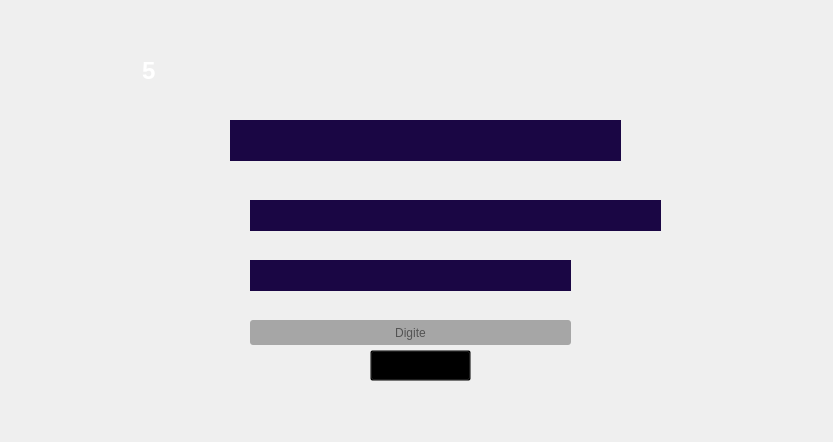
<?xml version="1.0" encoding="UTF-8"?>
<ui version="4.0">
 <class>MainWindow</class>
 <widget class="QMainWindow" name="MainWindow">
  <property name="geometry">
   <rect>
    <x>0</x>
    <y>0</y>
    <width>833</width>
    <height>442</height>
   </rect>
  </property>
  <property name="windowTitle">
   <string>Forca</string>
  </property>
  <widget class="QWidget" name="centralwidget">
   <widget class="QLabel" name="label">
    <property name="geometry">
     <rect>
      <x>0</x>
      <y>0</y>
      <width>841</width>
      <height>441</height>
     </rect>
    </property>
    <property name="text">
     <string/>
    </property>
    <property name="pixmap">
     <pixmap>../imagens/tela_forca.png</pixmap>
    </property>
    <property name="scaledContents">
     <bool>true</bool>
    </property>
   </widget>
   <widget class="QTextBrowser" name="Browser_vida">
    <property name="geometry">
     <rect>
      <x>138</x>
      <y>53</y>
      <width>41</width>
      <height>41</height>
     </rect>
    </property>
    <property name="styleSheet">
     <string notr="true">background-color: rgba(0, 0, 0, 0);
color: rgb(255, 255, 255);
border: solid;
font: 87 20pt &quot;72 Black&quot;;</string>
    </property>
    <property name="html">
     <string>&lt;!DOCTYPE HTML PUBLIC &quot;-//W3C//DTD HTML 4.0//EN&quot; &quot;http://www.w3.org/TR/REC-html40/strict.dtd&quot;&gt;
&lt;html&gt;&lt;head&gt;&lt;meta name=&quot;qrichtext&quot; content=&quot;1&quot; /&gt;&lt;style type=&quot;text/css&quot;&gt;
p, li { white-space: pre-wrap; }
&lt;/style&gt;&lt;/head&gt;&lt;body style=&quot; font-family:'72 Black'; font-size:20pt; font-weight:80; font-style:normal;&quot;&gt;
&lt;p style=&quot; margin-top:0px; margin-bottom:0px; margin-left:0px; margin-right:0px; -qt-block-indent:0; text-indent:0px;&quot;&gt;&lt;span style=&quot; font-family:'MS Shell Dlg 2'; font-size:18pt; font-weight:600; color:#ffffff;&quot;&gt;5&lt;/span&gt;&lt;/p&gt;&lt;/body&gt;&lt;/html&gt;</string>
    </property>
   </widget>
   <widget class="QTextBrowser" name="Browser_dica">
    <property name="geometry">
     <rect>
      <x>250</x>
      <y>200</y>
      <width>411</width>
      <height>31</height>
     </rect>
    </property>
    <property name="styleSheet">
     <string notr="true">background-color: rgb(26, 6, 68);
border: solid;
font: 87 10pt &quot;72 Black&quot;;
color: rgb(255, 255, 255);</string>
    </property>
    <property name="html">
     <string>&lt;!DOCTYPE HTML PUBLIC &quot;-//W3C//DTD HTML 4.0//EN&quot; &quot;http://www.w3.org/TR/REC-html40/strict.dtd&quot;&gt;
&lt;html&gt;&lt;head&gt;&lt;meta name=&quot;qrichtext&quot; content=&quot;1&quot; /&gt;&lt;style type=&quot;text/css&quot;&gt;
p, li { white-space: pre-wrap; }
&lt;/style&gt;&lt;/head&gt;&lt;body style=&quot; font-family:'72 Black'; font-size:10pt; font-weight:80; font-style:normal;&quot;&gt;
&lt;p style=&quot;-qt-paragraph-type:empty; margin-top:0px; margin-bottom:0px; margin-left:0px; margin-right:0px; -qt-block-indent:0; text-indent:0px; font-family:'MS Shell Dlg 2'; font-size:8.25pt; font-weight:400;&quot;&gt;&lt;br /&gt;&lt;/p&gt;&lt;/body&gt;&lt;/html&gt;</string>
    </property>
   </widget>
   <widget class="QTextBrowser" name="Browser_chutes">
    <property name="geometry">
     <rect>
      <x>250</x>
      <y>260</y>
      <width>321</width>
      <height>31</height>
     </rect>
    </property>
    <property name="styleSheet">
     <string notr="true">background-color: rgb(26, 6, 68);
border: solid;
font: 87 10pt &quot;72 Black&quot;;
color: rgb(255, 255, 255);</string>
    </property>
    <property name="html">
     <string>&lt;!DOCTYPE HTML PUBLIC &quot;-//W3C//DTD HTML 4.0//EN&quot; &quot;http://www.w3.org/TR/REC-html40/strict.dtd&quot;&gt;
&lt;html&gt;&lt;head&gt;&lt;meta name=&quot;qrichtext&quot; content=&quot;1&quot; /&gt;&lt;style type=&quot;text/css&quot;&gt;
p, li { white-space: pre-wrap; }
&lt;/style&gt;&lt;/head&gt;&lt;body style=&quot; font-family:'72 Black'; font-size:10pt; font-weight:80; font-style:normal;&quot;&gt;
&lt;p style=&quot;-qt-paragraph-type:empty; margin-top:0px; margin-bottom:0px; margin-left:0px; margin-right:0px; -qt-block-indent:0; text-indent:0px; font-family:'MS Shell Dlg 2'; font-size:8.25pt; font-weight:400;&quot;&gt;&lt;br /&gt;&lt;/p&gt;&lt;/body&gt;&lt;/html&gt;</string>
    </property>
   </widget>
   <widget class="QLineEdit" name="lineEdit_palpite">
    <property name="geometry">
     <rect>
      <x>250</x>
      <y>320</y>
      <width>321</width>
      <height>25</height>
     </rect>
    </property>
    <property name="styleSheet">
     <string notr="true">background-color: rgb(166, 166, 166);
border-radius: 3px;
font: 87 10pt &quot;Segoe UI Black&quot;;</string>
    </property>
    <property name="text">
     <string/>
    </property>
    <property name="alignment">
     <set>Qt::AlignCenter</set>
    </property>
    <property name="placeholderText">
     <string>Digite</string>
    </property>
   </widget>
   <widget class="QPushButton" name="Button_enviar">
    <property name="geometry">
     <rect>
      <x>370</x>
      <y>350</y>
      <width>101</width>
      <height>31</height>
     </rect>
    </property>
    <property name="cursor">
     <cursorShape>PointingHandCursor</cursorShape>
    </property>
    <property name="styleSheet">
     <string notr="true">background-color:rgba(0, 0, 0, 0);</string>
    </property>
    <property name="text">
     <string/>
    </property>
   </widget>
   <widget class="QLabel" name="Browser_oculto">
    <property name="geometry">
     <rect>
      <x>230</x>
      <y>120</y>
      <width>391</width>
      <height>41</height>
     </rect>
    </property>
    <property name="styleSheet">
     <string notr="true">background-color: rgb(26, 6, 68);
border: solid;
font: 87 20pt &quot;72 Black&quot;;
color: rgb(255, 255, 255);</string>
    </property>
    <property name="text">
     <string/>
    </property>
    <property name="alignment">
     <set>Qt::AlignCenter</set>
    </property>
   </widget>
  </widget>
 </widget>
 <resources/>
 <connections/>
</ui>
